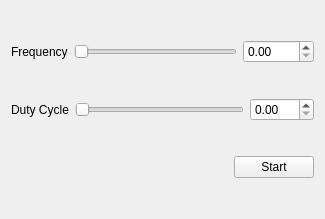
<?xml version="1.0" encoding="UTF-8"?>
<ui version="4.0">
    <class>PulseWidthModulation</class>
    <widget class="QWidget" name="PulseWidthModulation">
        <property name="geometry">
            <rect>
                <x>0</x>
                <y>0</y>
                <width>325</width>
                <height>219</height>
            </rect>
        </property>
        <property name="windowTitle">
            <string>Form</string>
        </property>
        <layout class="QGridLayout" name="gridLayout">
            <item row="0" column="0">
                <layout class="QHBoxLayout" name="horizontalLayout">
                    <item>
                        <widget class="QLabel" name="label">
                            <property name="text">
                                <string>Frequency</string>
                            </property>
                        </widget>
                    </item>
                    <item>
                        <widget class="QSlider" name="slider_frequency">
                            <property name="maximum">
                                <number>9999</number>
                            </property>
                            <property name="orientation">
                                <enum>Qt::Horizontal</enum>
                            </property>
                        </widget>
                    </item>
                    <item>
                        <widget class="QDoubleSpinBox" name="spinbox_frequency">
                            <property name="maximum">
                                <double>9999.989999999999782</double>
                            </property>
                        </widget>
                    </item>
                </layout>
            </item>
            <item row="1" column="0">
                <layout class="QHBoxLayout" name="horizontalLayout_2">
                    <item>
                        <widget class="QLabel" name="label_2">
                            <property name="text">
                                <string>Duty Cycle</string>
                            </property>
                        </widget>
                    </item>
                    <item>
                        <widget class="QSlider" name="slider_duty_cycle">
                            <property name="maximum">
                                <number>100</number>
                            </property>
                            <property name="orientation">
                                <enum>Qt::Horizontal</enum>
                            </property>
                        </widget>
                    </item>
                    <item>
                        <widget class="QDoubleSpinBox" name="spinbox_duty_cycle">
                            <property name="maximum">
                                <double>100.000000000000000</double>
                            </property>
                        </widget>
                    </item>
                </layout>
            </item>
            <item row="2" column="0">
                <layout class="QHBoxLayout" name="horizontalLayout_3">
                    <item>
                        <spacer name="horizontalSpacer">
                            <property name="orientation">
                                <enum>Qt::Horizontal</enum>
                            </property>
                            <property name="sizeHint" stdset="0">
                                <size>
                                    <width>40</width>
                                    <height>20</height>
                                </size>
                            </property>
                        </spacer>
                    </item>
                    <item>
                        <widget class="QPushButton" name="button_pwm">
                            <property name="text">
                                <string>Start</string>
                            </property>
                            <property name="checkable">
                                <bool>true</bool>
                            </property>
                        </widget>
                    </item>
                </layout>
            </item>
        </layout>
    </widget>
    <resources/>
    <connections/>
</ui>
